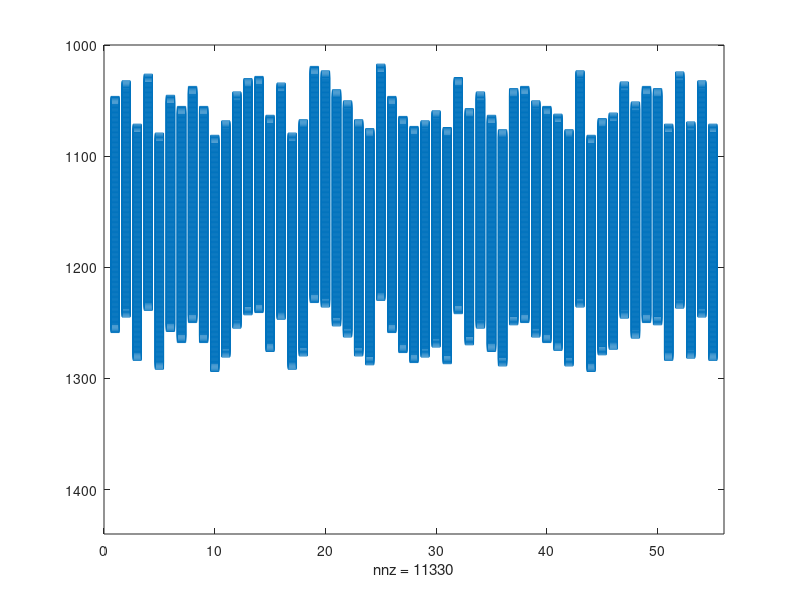

This chart was generated by the following MATLAB code:
% generateEVarrival.m
clear all
%% Variables
charging_rate = 7;
arrive_time = 17*60 ; % starting at 5:00 pm
charging_slots = ceil(24/charging_rate*60); % number of required charging slots in min

%% Define EV Charging

% lambda variable
paper_lamda = 0.1; % Of Ardakanian paper 1 every 10 seconds
lamda = 1; %I am gonna make one every minute


EVload=zeros(24*60,55);

take_load = linspace(1,55,55); %to select loads randomly
count=0; %how many EVs have dep/arrived
i=0; % to count minute of EV arrival. Start in 18:00
while (count~=55)
    EVs_pm = poissrnd(lamda); %how many cars depart/arrive in this minute
    
     if (count+EVs_pm>55) %to not exceed number of EVs/loads
         EVs_pm = 55-count;
         count_test=count;
     end
     count = count + EVs_pm;
     
    %  to selected load
    for e=1:EVs_pm
        [take_me,idx] = datasample(take_load,1); %take one random load
        
        % modify LP of taked load
        in = arrive_time +i; %to measure the minute of arrival
        
        EVload(in+1:in+charging_slots,take_me) = charging_rate* ones(charging_slots,1);
        
        take_load(:,idx)=[]; %delete used load
    end
    
    i=i+1; %sum one minute to next EVs poisson arrival
end

%% plot
spy(EVload, 's')
ylim([1000 24*60])

%% Save the EV load
save('EVload_7kW.mat','EVload')

